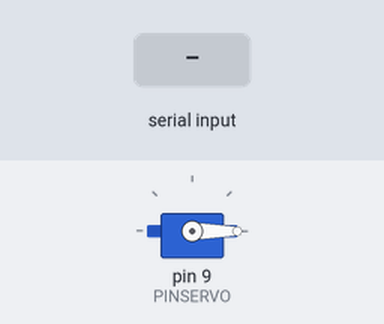
Bench run of a sketch on a simulated Arduino Uno, built with avr-gcc and run on an emulated ATmega328P. On the bench: servo. The test bench sets the inputs (shaded band). What the sketch prints to the serial monitor is not drawn.

Above: at 1.2 s.
1.3 s: "90,45\n" received over Serial
At 3.4 s:
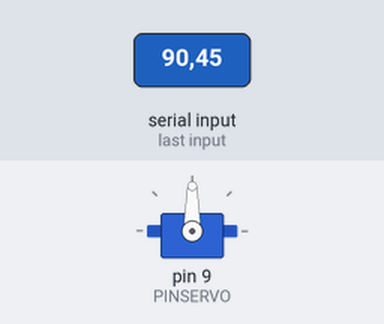
3.7 s: "30,150\n" received over Serial
At 5.0 s:
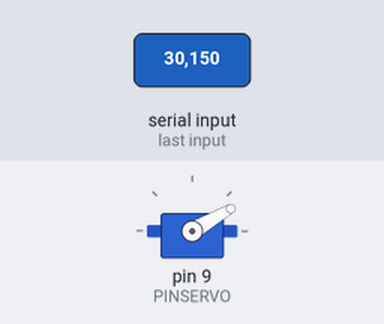
5.8 s: "200\n" received over Serial
At 8.5 s:
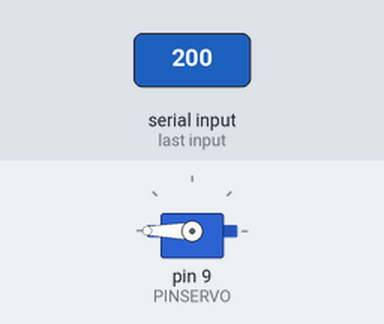
8.8 s: "5\n" received over Serial
At 8.98 s:
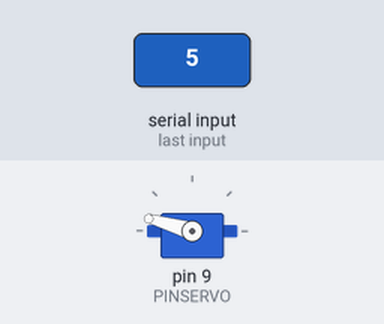
Timing chart, 0 to 12.1 s (numbered marks = the images above; inputs shaded):
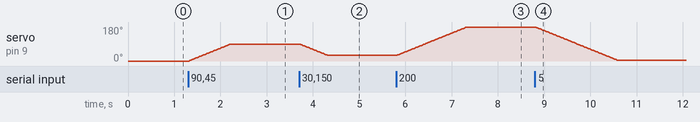

Measured:
- after the input at 1.3 s, servo on pin 9 (PINSERVO): moves from 0° to 90° over 0.89 s, starting at once
- after the input at 3.7 s, servo on pin 9 (PINSERVO): moves from 90° to 30° over 0.59 s, starting at once
- after the input at 5.8 s, servo on pin 9 (PINSERVO): moves from 30° to 180° over 1.5 s, starting at once
- after the input at 8.8 s, servo on pin 9 (PINSERVO): moves from 180° to 5° over 1.7 s, starting at once

The sketch:

practica_servo.ino
```cpp
#include <Servo.h>
#define PINSERVO 9

void avanzarHasta(int posicion);

int beta = 0;

Servo brazo1;

void setup()
{
  Serial.begin(9600);
  pinMode(PINSERVO, OUTPUT);
  brazo1.attach(PINSERVO);
  brazo1.write(beta);
}

void loop()
{

  if (Serial.available())
  {
    brazo1.attach(PINSERVO);
    beta = Serial.parseInt();
    Serial.print("Angulo ingresado: ");
    Serial.println(beta);
    avanzarHasta(beta);
    Serial.readString();
    brazo1.detach();
  }
}

void avanzarHasta(int posicion)
{
  int actual = brazo1.read();
  Serial.print(actual);
  if(actual >= posicion)
  {
    Serial.print(" mayor que ");
    Serial.println(posicion);
    for(int i = actual;i >= posicion; i--)
    {
      brazo1.write(i);
      delay(10);
      Serial.print(".");
    }
    Serial.println(".");
    return;
  }

  if(actual < posicion)
  {
    Serial.print(" menor que ");
    Serial.println(posicion);
    for(int i = actual;i <= posicion; i++)
    {
      brazo1.write(i);
      delay(10);
      Serial.print(".");
    }
    Serial.println(".");
    return;
  }
}
```
